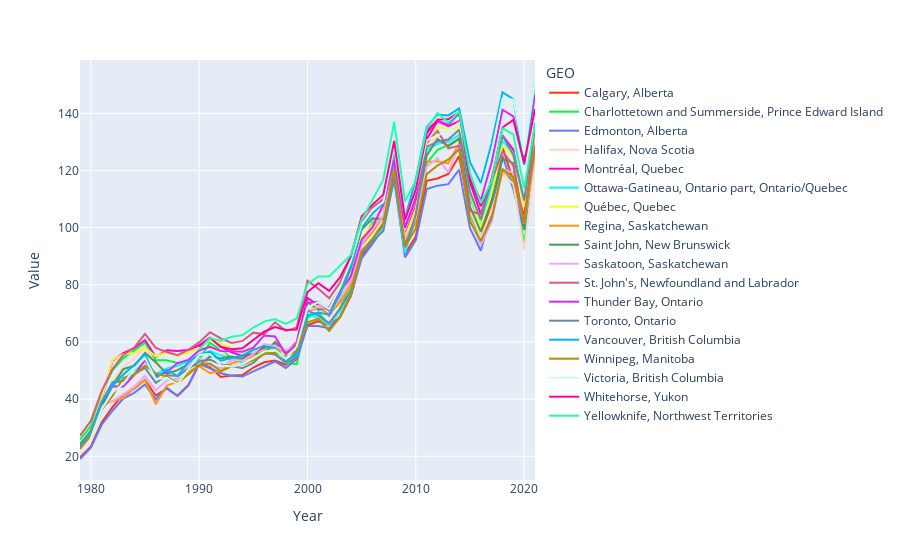

Notebook code cell kept with this figure:
### Code cell
price_bycity = data.groupby(['Year','GEO'])['VALUE'].mean().reset_index(name='Value').round(2)
fig = px.line(price_bycity
                   ,x='Year', y = "Value", 
                   color = "GEO", color_discrete_sequence=px.colors.qualitative.Light24)

fig.show()

### Figure 1 — Plotly figure (JSON) as saved in the notebook; plotly's stock layout.template omitted (floating-point values rounded to 4 significant figures)
{"data": [{"hovertemplate": "GEO=Calgary, Alberta<br>Year=%{x}<br>Value=%{y}<extra></extra>", "legendgroup": "Calgary, Alberta", "line": {"color": "#FD3216", "dash": "solid"}, "marker": {"symbol": "circle"}, "mode": "lines", "name": "Calgary, Alberta", "orientation": "v", "showlegend": true, "type": "scatter", "x": [1979, 1980, 1981, 1982, 1983, 1984, 1985, 1986, 1987, 1988, 1989, 1990, 1991, 1992, 1993, 1994, 1995, 1996, 1997, 1998, 1999, 2000, 2001, 2002, 2003, 2004, 2005, 2006, 2007, 2008, 2009, 2010, 2011, 2012, 2013, 2014, 2015, 2016, 2017, 2018, 2019, 2020, 2021], "xaxis": "x", "y": [19.61, 23.42, 31.85, 37.24, 41.66, 43.71, 46.71, 41.22, 43.78, 41.19, 44.98, 52.32, 51.24, 47.79, 48.3, 48.45, 51.08, 52.9, 53.54, 52.03, 54.92, 65.96, 67.26, 65.93, 68.66, 76.03, 90.08, 95.03, 101.4, 118.2, 90.86, 96.91, 116.4, 117.2, 118.8, 125.1, 104.8, 96.62, 108.9, 128.1, 116.3, 104.0, 132.1], "yaxis": "y"}, {"hovertemplate": "GEO=Charlottetown and Summerside, Prince Edward Island<br>Year=%{x}<br>Value=%{y}<extra></extra>", "legendgroup": "Charlottetown and Summerside, Prince Edward Island", "line": {"color": "#00FE35", "dash": "solid"}, "marker": {"symbol": "circle"}, "mode": "lines", "name": "Charlottetown and Summerside, Prince Edward Island", "orientation": "v", "showlegend": true, "type": "scatter", "x": [1979, 1980, 1981, 1982, 1983, 1984, 1985, 1986, 1987, 1988, 1989, 1990, 1991, 1992, 1993, 1994, 1995, 1996, 1997, 1998, 1999, 2000, 2001, 2002, 2003, 2004, 2005, 2006, 2007, 2008, 2009, 2010, 2011, 2012, 2013, 2014, 2015, 2016, 2017, 2018, 2019, 2020, 2021], "xaxis": "x", "y": [25.82, 30.64, 42.28, 50.07, 54.38, 57.18, 59.76, 53.62, 53.65, 52.65, 52.71, 53.86, 59.8, 57.14, 54.43, 53.81, 57.43, 57.82, 59.24, 52.6, 52.27, 68.41, 70.33, 65.95, 71.68, 80.09, 95.4, 101.8, 103.4, 120.1, 93.7, 102.7, 122.5, 127.2, 128.9, 131.3, 105.1, 95.99, 105.3, 120.5, 115.8, 94.42, 123.8], "yaxis": "y"}, {"hovertemplate": "GEO=Edmonton, Alberta<br>Year=%{x}<br>Value=%{y}<extra></extra>", "legendgroup": "Edmonton, Alberta", "line": {"color": "#6A76FC", "dash": "solid"}, "marker": {"symbol": "circle"}, "mode": "lines", "name": "Edmonton, Alberta", "orientation": "v", "showlegend": true, "type": "scatter", "x": [1979, 1980, 1981, 1982, 1983, 1984, 1985, 1986, 1987, 1988, 1989, 1990, 1991, 1992, 1993, 1994, 1995, 1996, 1997, 1998, 1999, 2000, 2001, 2002, 2003, 2004, 2005, 2006, 2007, 2008, 2009, 2010, 2011, 2012, 2013, 2014, 2015, 2016, 2017, 2018, 2019, 2020, 2021], "xaxis": "x", "y": [19.08, 23.02, 31.06, 35.97, 40.2, 42.24, 45.13, 39.88, 44.05, 41.13, 44.75, 52.28, 50.83, 49.07, 48.22, 47.91, 49.76, 51.61, 53.19, 50.93, 54, 65.68, 65.57, 64.76, 68.96, 76.19, 89.28, 94.33, 99.94, 116.9, 89.61, 95.64, 113.5, 114.7, 115.2, 120.3, 99.82, 91.91, 106.2, 125.2, 113.4, 99.21, 128.8], "yaxis": "y"}, {"hovertemplate": "GEO=Halifax, Nova Scotia<br>Year=%{x}<br>Value=%{y}<extra></extra>", "legendgroup": "Halifax, Nova Scotia", "line": {"color": "#FED4C4", "dash": "solid"}, "marker": {"symbol": "circle"}, "mode": "lines", "name": "Halifax, Nova Scotia", "orientation": "v", "showlegend": true, "type": "scatter", "x": [1979, 1980, 1981, 1982, 1983, 1984, 1985, 1986, 1987, 1988, 1989, 1990, 1991, 1992, 1993, 1994, 1995, 1996, 1997, 1998, 1999, 2000, 2001, 2002, 2003, 2004, 2005, 2006, 2007, 2008, 2009, 2010, 2011, 2012, 2013, 2014, 2015, 2016, 2017, 2018, 2019, 2020, 2021], "xaxis": "x", "y": [24.52, 28.86, 37.8, 46.38, 51.28, 53.93, 58.49, 51.92, 50.25, 50.32, 50.92, 52.39, 57.08, 57.42, 52.71, 52.76, 54.3, 55.02, 60.06, 57.21, 59.5, 75.25, 72.94, 72.37, 78.06, 86.41, 98.72, 103.8, 106.1, 121.9, 95.81, 106.6, 127.2, 132.7, 129.7, 132.8, 106.0, 96.61, 106.0, 118.9, 115.2, 92.2, 123.5], "yaxis": "y"}, {"hovertemplate": "GEO=Montréal, Quebec<br>Year=%{x}<br>Value=%{y}<extra></extra>", "legendgroup": "Montréal, Quebec", "line": {"color": "#FE00CE", "dash": "solid"}, "marker": {"symbol": "circle"}, "mode": "lines", "name": "Montréal, Quebec", "orientation": "v", "showlegend": true, "type": "scatter", "x": [1979, 1980, 1981, 1982, 1983, 1984, 1985, 1986, 1987, 1988, 1989, 1990, 1991, 1992, 1993, 1994, 1995, 1996, 1997, 1998, 1999, 2000, 2001, 2002, 2003, 2004, 2005, 2006, 2007, 2008, 2009, 2010, 2011, 2012, 2013, 2014, 2015, 2016, 2017, 2018, 2019, 2020, 2021], "xaxis": "x", "y": [23.86, 28.98, 40.2, 53.48, 56.13, 57.88, 60.68, 54.76, 57.08, 56.83, 57.17, 58.87, 61.48, 58.35, 56.36, 55.1, 55.83, 58.26, 59.23, 56.23, 59.97, 75.46, 72.77, 69.23, 74.95, 83.26, 95.89, 100.4, 103.8, 124.8, 97.25, 107.6, 130.9, 137.2, 135.5, 137.2, 115.9, 104.8, 115.3, 132.2, 127.3, 108.3, 131.0], "yaxis": "y"}, {"hovertemplate": "GEO=Ottawa-Gatineau, Ontario part, Ontario/Quebec<br>Year=%{x}<br>Value=%{y}<extra></extra>", "legendgroup": "Ottawa-Gatineau, Ontario part, Ontario/Quebec", "line": {"color": "#0DF9FF", "dash": "solid"}, "marker": {"symbol": "circle"}, "mode": "lines", "name": "Ottawa-Gatineau, Ontario part, Ontario/Quebec", "orientation": "v", "showlegend": true, "type": "scatter", "x": [1979, 1980, 1981, 1982, 1983, 1984, 1985, 1986, 1987, 1988, 1989, 1990, 1991, 1992, 1993, 1994, 1995, 1996, 1997, 1998, 1999, 2000, 2001, 2002, 2003, 2004, 2005, 2006, 2007, 2008, 2009, 2010, 2011, 2012, 2013, 2014, 2015, 2016, 2017, 2018, 2019, 2020, 2021], "xaxis": "x", "y": [23.95, 28.83, 38.71, 46.05, 46.69, 49.93, 53.38, 48.84, 50.72, 51.6, 53.24, 54.94, 56.76, 55.37, 53.96, 52.76, 53.56, 55.77, 55.87, 52.7, 55.56, 69.79, 68.31, 65.96, 70.74, 77.93, 91.13, 95.47, 99.75, 117.5, 91.11, 103.6, 127.2, 129.2, 130.1, 132.4, 110.1, 100.8, 114.9, 130.3, 126.1, 109.6, 135.8], "yaxis": "y"}, {"hovertemplate": "GEO=Québec, Quebec<br>Year=%{x}<br>Value=%{y}<extra></extra>", "legendgroup": "Québec, Quebec", "line": {"color": "#F6F926", "dash": "solid"}, "marker": {"symbol": "circle"}, "mode": "lines", "name": "Québec, Quebec", "orientation": "v", "showlegend": true, "type": "scatter", "x": [1979, 1980, 1981, 1982, 1983, 1984, 1985, 1986, 1987, 1988, 1989, 1990, 1991, 1992, 1993, 1994, 1995, 1996, 1997, 1998, 1999, 2000, 2001, 2002, 2003, 2004, 2005, 2006, 2007, 2008, 2009, 2010, 2011, 2012, 2013, 2014, 2015, 2016, 2017, 2018, 2019, 2020, 2021], "xaxis": "x", "y": [24.09, 29.27, 40.46, 53.73, 55.69, 56.2, 57.82, 55.01, 56.41, 55.23, 56.26, 57.75, 60.95, 59.43, 57.64, 56.33, 57.2, 59.12, 58.82, 55.7, 59.44, 71.89, 72.58, 69.54, 75.42, 83.78, 96.66, 101.1, 104.6, 124.5, 96.72, 106.6, 129, 135.2, 134.7, 135.0, 112.1, 100.2, 111.6, 128.6, 124.8, 107.9, 131.9], "yaxis": "y"}, {"hovertemplate": "GEO=Regina, Saskatchewan<br>Year=%{x}<br>Value=%{y}<extra></extra>", "legendgroup": "Regina, Saskatchewan", "line": {"color": "#FF9616", "dash": "solid"}, "marker": {"symbol": "circle"}, "mode": "lines", "name": "Regina, Saskatchewan", "orientation": "v", "showlegend": true, "type": "scatter", "x": [1979, 1980, 1981, 1982, 1983, 1984, 1985, 1986, 1987, 1988, 1989, 1990, 1991, 1992, 1993, 1994, 1995, 1996, 1997, 1998, 1999, 2000, 2001, 2002, 2003, 2004, 2005, 2006, 2007, 2008, 2009, 2010, 2011, 2012, 2013, 2014, 2015, 2016, 2017, 2018, 2019, 2020, 2021], "xaxis": "x", "y": [23.47, 27.88, 38.04, 39.2, 40.48, 43.85, 46.72, 38.2, 44.78, 46.02, 49.5, 51.56, 49.13, 49.9, 52.6, 53.73, 54.95, 57.05, 58, 56.1, 59.16, 70.68, 71.83, 69.75, 73.8, 80.01, 93.92, 98.39, 103.9, 121.9, 94.91, 102.0, 123.0, 123.3, 122.5, 129.4, 103.2, 94.21, 103.1, 119.9, 117.2, 101.8, 126.4], "yaxis": "y"}, {"hovertemplate": "GEO=Saint John, New Brunswick<br>Year=%{x}<br>Value=%{y}<extra></extra>", "legendgroup": "Saint John, New Brunswick", "line": {"color": "#479B55", "dash": "solid"}, "marker": {"symbol": "circle"}, "mode": "lines", "name": "Saint John, New Brunswick", "orientation": "v", "showlegend": true, "type": "scatter", "x": [1979, 1980, 1981, 1982, 1983, 1984, 1985, 1986, 1987, 1988, 1989, 1990, 1991, 1992, 1993, 1994, 1995, 1996, 1997, 1998, 1999, 2000, 2001, 2002, 2003, 2004, 2005, 2006, 2007, 2008, 2009, 2010, 2011, 2012, 2013, 2014, 2015, 2016, 2017, 2018, 2019, 2020, 2021], "xaxis": "x", "y": [24.38, 27.98, 37.46, 44.75, 50.5, 51.68, 56.15, 52.95, 48.83, 50.17, 52.18, 51.62, 54.97, 54.27, 54.97, 54.22, 55.78, 56, 60.02, 56.57, 59.02, 73.93, 71.33, 72.07, 78.73, 86.62, 99.44, 103.2, 103.1, 120.2, 93.66, 103.1, 125.2, 131.1, 128.5, 131.1, 107.3, 98.6, 109.4, 124.0, 122.6, 99.44, 128.3], "yaxis": "y"}, {"hovertemplate": "GEO=Saskatoon, Saskatchewan<br>Year=%{x}<br>Value=%{y}<extra></extra>", "legendgroup": "Saskatoon, Saskatchewan", "line": {"color": "#EEA6FB", "dash": "solid"}, "marker": {"symbol": "circle"}, "mode": "lines", "name": "Saskatoon, Saskatchewan", "orientation": "v", "showlegend": true, "type": "scatter", "x": [1979, 1980, 1981, 1982, 1983, 1984, 1985, 1986, 1987, 1988, 1989, 1990, 1991, 1992, 1993, 1994, 1995, 1996, 1997, 1998, 1999, 2000, 2001, 2002, 2003, 2004, 2005, 2006, 2007, 2008, 2009, 2010, 2011, 2012, 2013, 2014, 2015, 2016, 2017, 2018, 2019, 2020, 2021], "xaxis": "x", "y": [23.92, 28.23, 37.62, 39.38, 41.65, 44.38, 48.22, 43.09, 46.51, 47.19, 51.95, 54.45, 52, 50.81, 53.68, 53.41, 55.8, 59.24, 58.52, 57.07, 59.07, 70.91, 72.25, 71.59, 75.28, 81.6, 94.41, 99.78, 104.1, 120.8, 95.95, 103.0, 121.2, 124.3, 119.4, 129.1, 103.1, 94.02, 102.1, 120.3, 119.2, 101.5, 125.4], "yaxis": "y"}, {"hovertemplate": "GEO=St. John's, Newfoundland and Labrador<br>Year=%{x}<br>Value=%{y}<extra></extra>", "legendgroup": "St. John's, Newfoundland and Labrador", "line": {"color": "#DC587D", "dash": "solid"}, "marker": {"symbol": "circle"}, "mode": "lines", "name": "St. John's, Newfoundland and Labrador", "orientation": "v", "showlegend": true, "type": "scatter", "x": [1979, 1980, 1981, 1982, 1983, 1984, 1985, 1986, 1987, 1988, 1989, 1990, 1991, 1992, 1993, 1994, 1995, 1996, 1997, 1998, 1999, 2000, 2001, 2002, 2003, 2004, 2005, 2006, 2007, 2008, 2009, 2010, 2011, 2012, 2013, 2014, 2015, 2016, 2017, 2018, 2019, 2020, 2021], "xaxis": "x", "y": [27.22, 32.4, 42.82, 50.58, 55.48, 58.07, 62.84, 57.92, 56.52, 55.42, 57.28, 59.87, 63.39, 61.3, 59.64, 60.38, 63.28, 62.76, 66.9, 63.96, 65.03, 81.46, 78.62, 75.28, 80.7, 89.28, 101.8, 107.0, 110.0, 126.5, 99.98, 109.9, 129.7, 133.8, 127.7, 128.7, 105.8, 104.7, 116.4, 126.7, 121.7, 101.6, 135.5], "yaxis": "y"}, {"hovertemplate": "GEO=Thunder Bay, Ontario<br>Year=%{x}<br>Value=%{y}<extra></extra>", "legendgroup": "Thunder Bay, Ontario", "line": {"color": "#D626FF", "dash": "solid"}, "marker": {"symbol": "circle"}, "mode": "lines", "name": "Thunder Bay, Ontario", "orientation": "v", "showlegend": true, "type": "scatter", "x": [1979, 1980, 1981, 1982, 1983, 1984, 1985, 1986, 1987, 1988, 1989, 1990, 1991, 1992, 1993, 1994, 1995, 1996, 1997, 1998, 1999, 2000, 2001, 2002, 2003, 2004, 2005, 2006, 2007, 2008, 2009, 2010, 2011, 2012, 2013, 2014, 2015, 2016, 2017, 2018, 2019, 2020, 2021], "xaxis": "x", "y": [24.15, 28.64, 38.63, 44.5, 44.43, 48.46, 53.67, 48.11, 49.35, 52.62, 53.72, 57.05, 58.29, 56.86, 56.75, 56.56, 57.99, 62.3, 61.97, 55.72, 59.23, 73.73, 73.95, 71.04, 77.6, 83, 95.81, 100.2, 108, 123.6, 99.95, 110.5, 134.1, 137.5, 136.0, 140.0, 117.1, 109.6, 122.9, 141.2, 138.9, 122.8, 146.5], "yaxis": "y"}, {"hovertemplate": "GEO=Toronto, Ontario<br>Year=%{x}<br>Value=%{y}<extra></extra>", "legendgroup": "Toronto, Ontario", "line": {"color": "#6E899C", "dash": "solid"}, "marker": {"symbol": "circle"}, "mode": "lines", "name": "Toronto, Ontario", "orientation": "v", "showlegend": true, "type": "scatter", "x": [1979, 1980, 1981, 1982, 1983, 1984, 1985, 1986, 1987, 1988, 1989, 1990, 1991, 1992, 1993, 1994, 1995, 1996, 1997, 1998, 1999, 2000, 2001, 2002, 2003, 2004, 2005, 2006, 2007, 2008, 2009, 2010, 2011, 2012, 2013, 2014, 2015, 2016, 2017, 2018, 2019, 2020, 2021], "xaxis": "x", "y": [24.18, 29, 39.1, 45.76, 46.43, 48.64, 50.98, 45.7, 48.38, 48.08, 50.57, 53.16, 53.83, 52.12, 51.62, 50.87, 52.65, 56.24, 55.65, 52.74, 56.63, 70.96, 69.29, 66.64, 71.73, 77.83, 90.99, 95.35, 98.86, 117.5, 93.12, 104.6, 128.3, 130.1, 130.8, 134.3, 112.5, 102.7, 117.3, 132.3, 125.4, 109.5, 136.6], "yaxis": "y"}, {"hovertemplate": "GEO=Vancouver, British Columbia<br>Year=%{x}<br>Value=%{y}<extra></extra>", "legendgroup": "Vancouver, British Columbia", "line": {"color": "#00B5F7", "dash": "solid"}, "marker": {"symbol": "circle"}, "mode": "lines", "name": "Vancouver, British Columbia", "orientation": "v", "showlegend": true, "type": "scatter", "x": [1979, 1980, 1981, 1982, 1983, 1984, 1985, 1986, 1987, 1988, 1989, 1990, 1991, 1992, 1993, 1994, 1995, 1996, 1997, 1998, 1999, 2000, 2001, 2002, 2003, 2004, 2005, 2006, 2007, 2008, 2009, 2010, 2011, 2012, 2013, 2014, 2015, 2016, 2017, 2018, 2019, 2020, 2021], "xaxis": "x", "y": [23.21, 28.42, 39.16, 44.66, 48.64, 51.98, 55.69, 47.32, 50.32, 48.11, 52.91, 55.7, 56.55, 53.49, 54.43, 55.29, 57.27, 58.63, 57.88, 53.35, 55.58, 69.32, 70.29, 69.57, 76.67, 85.76, 99.98, 104.9, 108.5, 127.1, 103.2, 117.0, 135.2, 139.6, 139.3, 141.7, 122.9, 115.6, 129.5, 147.4, 145.0, 121.9, 151.0], "yaxis": "y"}, {"hovertemplate": "GEO=Winnipeg, Manitoba<br>Year=%{x}<br>Value=%{y}<extra></extra>", "legendgroup": "Winnipeg, Manitoba", "line": {"color": "#B68E00", "dash": "solid"}, "marker": {"symbol": "circle"}, "mode": "lines", "name": "Winnipeg, Manitoba", "orientation": "v", "showlegend": true, "type": "scatter", "x": [1979, 1980, 1981, 1982, 1983, 1984, 1985, 1986, 1987, 1988, 1989, 1990, 1991, 1992, 1993, 1994, 1995, 1996, 1997, 1998, 1999, 2000, 2001, 2002, 2003, 2004, 2005, 2006, 2007, 2008, 2009, 2010, 2011, 2012, 2013, 2014, 2015, 2016, 2017, 2018, 2019, 2020, 2021], "xaxis": "x", "y": [22.62, 27.22, 36.32, 41.12, 47.47, 48.47, 51.77, 48.99, 47.99, 45.61, 48.69, 51.96, 52.47, 49.72, 51.5, 52.01, 53.78, 55.87, 56.27, 54.78, 57.02, 66.92, 68.06, 63.87, 68.7, 76.64, 91.88, 96.13, 101.7, 120.7, 93.28, 99.77, 118.7, 121.7, 123.9, 127.5, 102.2, 95.25, 103.2, 120.4, 117.8, 101.8, 127.5], "yaxis": "y"}, {"hovertemplate": "GEO=Victoria, British Columbia<br>Year=%{x}<br>Value=%{y}<extra></extra>", "legendgroup": "Victoria, British Columbia", "line": {"color": "#C9FBE5", "dash": "solid"}, "marker": {"symbol": "circle"}, "mode": "lines", "name": "Victoria, British Columbia", "orientation": "v", "showlegend": true, "type": "scatter", "x": [1980, 1981, 1982, 1983, 1984, 1985, 1986, 1987, 1988, 1989, 1990, 1991, 1992, 1993, 1994, 1995, 1996, 1997, 1998, 1999, 2000, 2001, 2002, 2003, 2004, 2005, 2006, 2007, 2008, 2009, 2010, 2011, 2012, 2013, 2014, 2015, 2016, 2017, 2018, 2019, 2020, 2021], "xaxis": "x", "y": [26.32, 36.54, 42.37, 45.37, 50.48, 54.38, 46.97, 47.52, 45.28, 50.39, 55.54, 55.84, 51.79, 51.45, 52.24, 54.37, 56.67, 57.25, 54.11, 58.4, 72.07, 73.94, 71.49, 79.09, 88.28, 101.1, 106.2, 109.0, 128.4, 102.9, 113.2, 130.5, 132.1, 134.0, 136.8, 120.1, 112.8, 126.6, 145.1, 144.8, 125.6, 151.3], "yaxis": "y"}, {"hovertemplate": "GEO=Whitehorse, Yukon<br>Year=%{x}<br>Value=%{y}<extra></extra>", "legendgroup": "Whitehorse, Yukon", "line": {"color": "#FF0092", "dash": "solid"}, "marker": {"symbol": "circle"}, "mode": "lines", "name": "Whitehorse, Yukon", "orientation": "v", "showlegend": true, "type": "scatter", "x": [1990, 1991, 1992, 1993, 1994, 1995, 1996, 1997, 1998, 1999, 2000, 2001, 2002, 2003, 2004, 2005, 2006, 2007, 2008, 2009, 2010, 2011, 2012, 2013, 2014, 2015, 2016, 2017, 2018, 2019, 2020, 2021], "xaxis": "x", "y": [58.42, 61.48, 58.29, 57.5, 57.81, 60.66, 63.6, 65.26, 64.23, 64.33, 77.48, 80.54, 77.9, 82.58, 89.93, 103.9, 108.0, 111.6, 130.4, 102.8, 113.4, 133.0, 137.7, 138.0, 140.3, 117.0, 107.5, 116.2, 135.0, 137.7, 122.6, 141.5], "yaxis": "y"}, {"hovertemplate": "GEO=Yellowknife, Northwest Territories<br>Year=%{x}<br>Value=%{y}<extra></extra>", "legendgroup": "Yellowknife, Northwest Territories", "line": {"color": "#22FFA7", "dash": "solid"}, "marker": {"symbol": "circle"}, "mode": "lines", "name": "Yellowknife, Northwest Territories", "orientation": "v", "showlegend": true, "type": "scatter", "x": [1990, 1991, 1992, 1993, 1994, 1995, 1996, 1997, 1998, 1999, 2000, 2001, 2002, 2003, 2004, 2005, 2006, 2007, 2008, 2009, 2010, 2011, 2012, 2013, 2014, 2015, 2016, 2017, 2018, 2019, 2020, 2021], "xaxis": "x", "y": [57.3, 61.37, 60.49, 61.83, 62.41, 65.06, 67.15, 68, 66.34, 68.24, 80.27, 82.91, 82.9, 86.57, 90.45, 102.8, 109.8, 116.8, 137.1, 109.2, 116.4, 134.7, 140.1, 136.8, 140.6, 119.1, 108.5, 116.3, 134.8, 132.6, 113.8, 136.1], "yaxis": "y"}], "layout": {"legend": {"title": {"text": "GEO"}, "tracegroupgap": 0}, "margin": {"t": 60}, "xaxis": {"anchor": "y", "domain": [0, 1], "title": {"text": "Year"}}, "yaxis": {"anchor": "x", "domain": [0, 1], "title": {"text": "Value"}}}}
